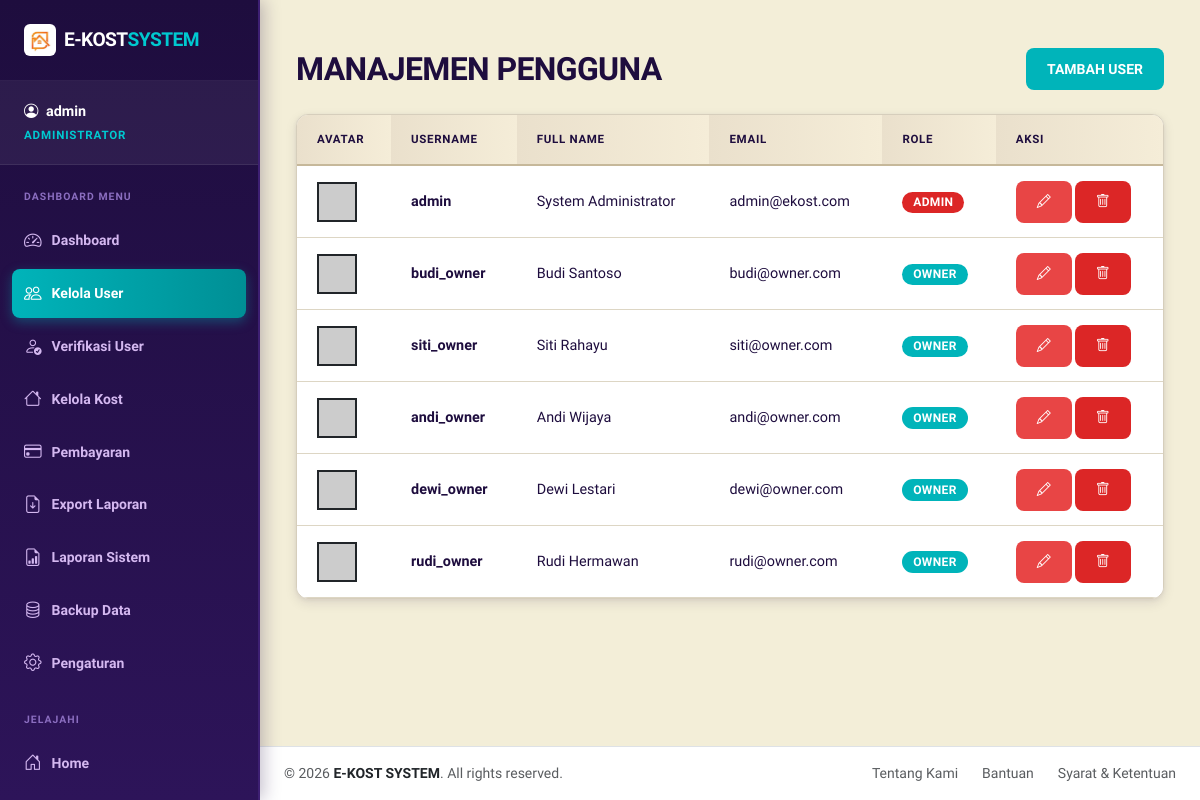
The app's page /modules/admin/users.php (signed in), older data.
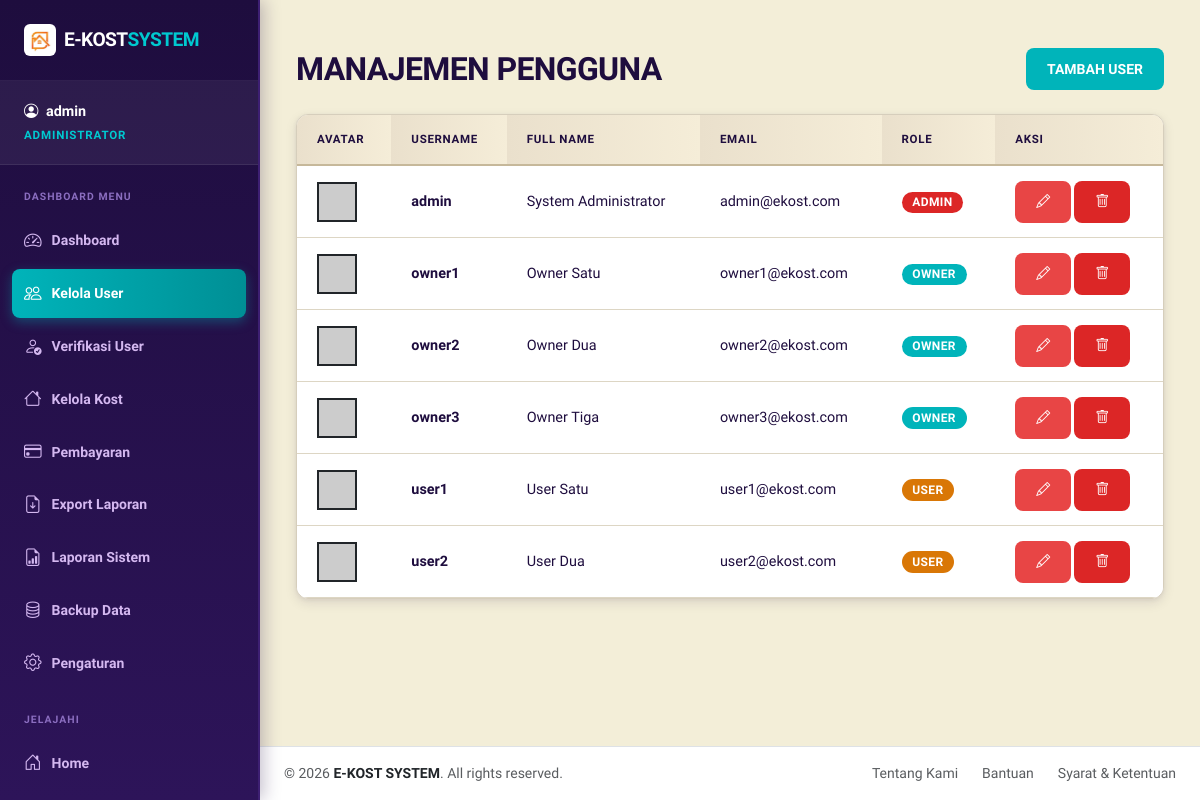
The same page, newer data.
### tables this page shows
CREATE TABLE users (
    id INT AUTO_INCREMENT PRIMARY KEY,
    username VARCHAR(50) NOT NULL UNIQUE,
    password VARCHAR(255) NOT NULL,
    email VARCHAR(100) NOT NULL UNIQUE,
    role ENUM('admin', 'owner', 'user') NOT NULL,
    full_name VARCHAR(100),
    phone VARCHAR(20),
    avatar VARCHAR(255),
    created_at TIMESTAMP DEFAULT CURRENT_TIMESTAMP
);

### modules/admin/users.php (the view, shortened to what this page needs)
<?php
require_once '../../config/database.php';
$stmt = $pdo->query("SELECT * FROM users ORDER BY created_at DESC");
$users = $stmt->fetchAll();
include '../../layouts/header.php';
?>
<div class="container py-4">
    <div class="d-flex justify-content-between align-items-center mb-4">
        <h2 class="fw-black text-uppercase mb-0">Manajemen Pengguna</h2>
        <a href="user_add.php" class="btn btn-primary">TAMBAH USER</a>
    </div>
    <div class="card">
        <div class="card-body p-0">
            <div class="table-responsive">
                <table class="table table-hover mb-0">
                    <thead>
                        <tr>
                            <th>Avatar</th>
                            <th>Username</th>
                            <th>Full Name</th>
                            <th>Email</th>
                            <th>Role</th>
                            <th>Aksi</th>
                        </tr>
                    </thead>
                    <tbody>
                        <?php foreach ($users as $user): ?>
                            <tr>
                                <td>
                                    <img src="<?php echo $user['avatar'] ? $base_url . 'uploads/avatars/' . $user['avatar'] : 'https://via.placeholder.com/40?text=U'; ?>" class="border border-2 border-dark" style="width: 40px; height: 40px; object-fit: cover;">
                                </td>
                                <td class="fw-bold"><?php echo $user['username']; ?></td>
                                <td><?php echo $user['full_name']; ?></td>
                                <td><?php echo $user['email']; ?></td>
                                <td>
                                    <span class="badge bg-<?php echo $user['role'] == 'admin' ? 'danger' : ($user['role'] == 'owner' ? 'primary' : 'warning'); ?>">
                                        <?php echo strtoupper($user['role']); ?>
                                    </span>
                                </td>
                                <td>
                                    <div class="btn-group">
                                        <a href="user_edit.php?id=<?php echo $user['id']; ?>" class="btn btn-warning btn-sm me-1"><i class="bi bi-pencil"></i></a>
                                        <a href="user_delete.php?id=<?php echo $user['id']; ?>" class="btn btn-danger btn-sm" onclick="return confirm('Yakin ingin menghapus user ini?')"><i class="bi bi-trash"></i></a>
                                    </div>
                                </td>
                            </tr>
                        <?php endforeach; ?>
                    </tbody>
                </table>
            </div>
        </div>
    </div>
</div>
<?php include '../../layouts/footer.php'; ?>

Row changes from the older to the newer data that the page shows:
changed users: username "budi_owner" → "owner1"; full_name "Budi Santoso" → "Owner Satu"; email "budi@owner.com" → "owner1@ekost.com"
changed users: username "siti_owner" → "owner2"; full_name "Siti Rahayu" → "Owner Dua"; email "siti@owner.com" → "owner2@ekost.com"
changed users: username "andi_owner" → "owner3"; full_name "Andi Wijaya" → "Owner Tiga"; email "andi@owner.com" → "owner3@ekost.com"
changed users: username "dewi_owner" → "user1"; full_name "Dewi Lestari" → "User Satu"; email "dewi@owner.com" → "user1@ekost.com"; role "OWNER" → "USER"
changed users: username "rudi_owner" → "user2"; full_name "Rudi Hermawan" → "User Dua"; email "rudi@owner.com" → "user2@ekost.com"; role "OWNER" → "USER"
